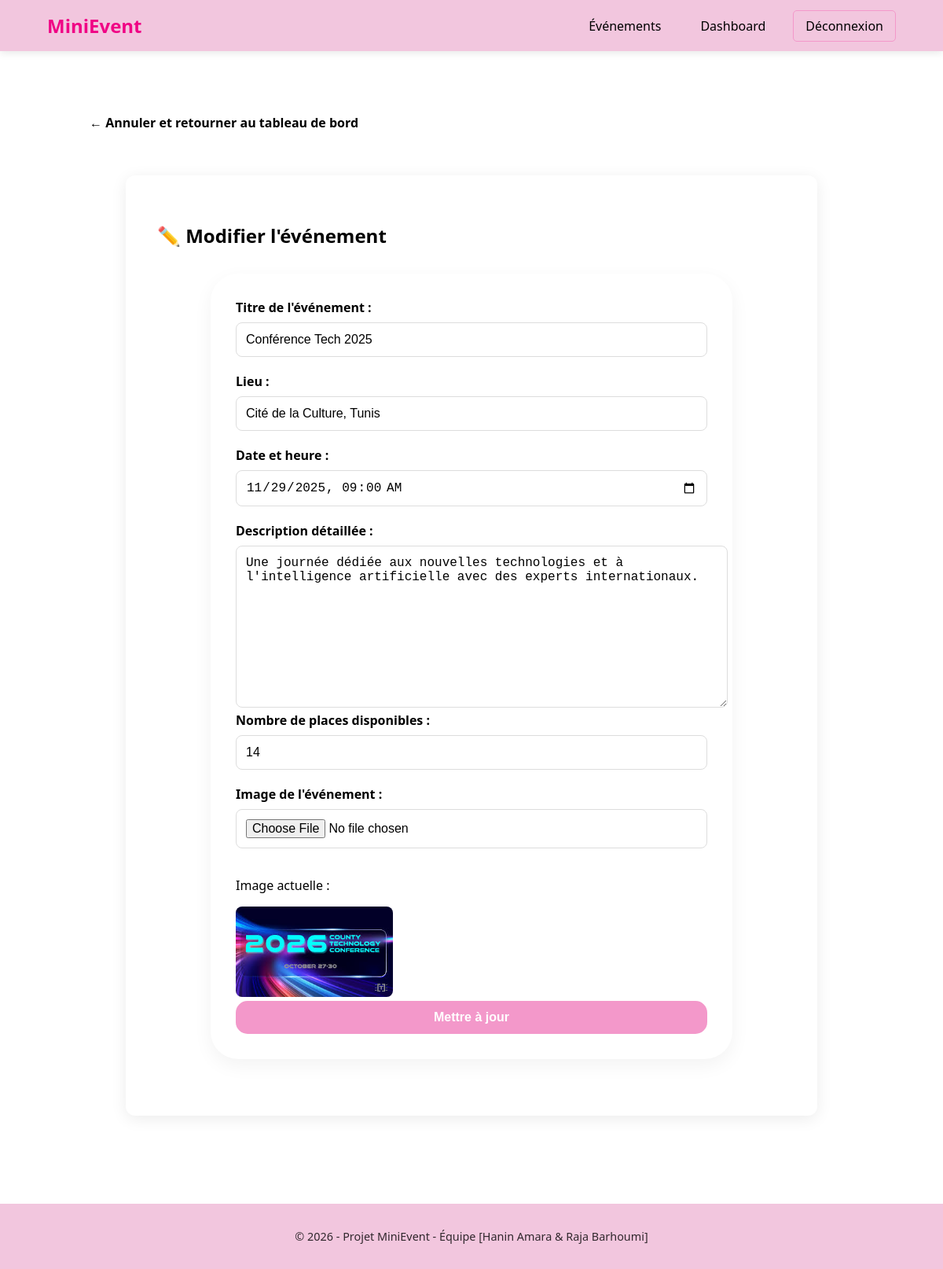
/index.php?action=edit_event&id=1 (signed in), run on the app's committed database.
### tables this page shows
CREATE TABLE `events` (
  `id` int(11) NOT NULL,
  `title` varchar(150) NOT NULL,
  `description` text DEFAULT NULL,
  `date` datetime NOT NULL,
  `location` varchar(100) DEFAULT NULL,
  `seats` int(11) DEFAULT 0,
  `image` varchar(255) DEFAULT NULL
);

### app/controllers/AdminController.php (called while the page is built, shortened)
<?php
class AdminController
{
    private $eventModel;
    public function __construct($db)
    {
        $this->eventModel = new Event($db);
    }
    public function showEventForm($id = null)
    {
        $event = null;
        if ($id) {
            $event = $this->eventModel->getById($id);
        }
        include_once '../app/views/admin/form_event.php';
    }
}

### public/index.php (called while the page is built, shortened)
<?php
require_once '../app/models/Event.php';
require_once '../app/controllers/AdminController.php';
$database = new Database();
$db = $database->getConnection();
$action = $_GET['action'] ?? 'list';
route($action, $db);

### app/models/Event.php (called while the page is built, shortened)
<?php
class Event {
    private $conn;
    private $table_name = "events";
    public function __construct($db) {
        $this->conn = $db;
    }
    public function getById($id) {
        $query = "SELECT * FROM " . $this->table_name . " WHERE id = :id LIMIT 0,1";
        $stmt = $this->conn->prepare($query);
        $stmt->bindParam(':id', $id);
        $stmt->execute();
        return $stmt->fetch(PDO::FETCH_ASSOC);
    }
}
?>

### app/views/admin/form_event.php (the view, shortened to what this page needs)
<?php include_once '../app/views/partials/header.php'; ?>
<div class="container">
    <a href="index.php?action=admin_dashboard" class="btn-back">← Annuler et retourner au tableau de bord</a>
    <div class="form-card">
        <h2><?php echo isset($event) ? "✏️ Modifier l'événement" : "➕ Ajouter un nouvel événement"; ?></h2>
        <form action="index.php?action=save_event" method="POST" enctype="multipart/form-data">
            <div class="form-group">
                <label>Titre de l'événement :</label>
                <input type="text" name="title" value="<?php echo $event['title'] ?? ''; ?>" placeholder="Ex: Masterclass PHP" required>
            </div>
            <div class="form-group">
                <label>Lieu :</label>
                <input type="text" name="location" value="<?php echo $event['location'] ?? ''; ?>" placeholder="Ex: Salle de conférence A" required>
            </div>
            <div class="form-group">
                <label>Date et heure :</label>
                <input type="datetime-local" name="date"
                    value="<?php echo isset($event['date']) ? date('Y-m-d\TH:i', strtotime($event['date'])) : ''; ?>" required>
            </div>
            <div class="form-group">
                <label>Description détaillée :</label>
                <textarea
                    name="description"
                    rows="10"
                    style="width: 100%;"
                    placeholder="Décrivez l'événement en quelques lignes..."><?php echo $event['description'] ?? ''; ?></textarea>
            </div>
            <div class="form-group">
                <label>Nombre de places disponibles :</label>
                <input type="number" name="seats" value="<?php echo $event['seats'] ?? ''; ?>" min="1" required>
            </div>
            <div class="form-group">
                <label>Image de l'événement :</label>
                <input type="file" name="image" accept="image/*">
            </div>
            <?php if (!empty($event['image'])): ?>
                <div class="form-group">
                    <p>Image actuelle :</p>
                    <img src="uploads/events/<?php echo htmlspecialchars($event['image']); ?>"
                        style="max-width: 200px; border-radius: 8px;">
                </div>
            <?php endif; ?>
            <button type="submit" class="btn-save">
                <?php echo isset($event) ? "Mettre à jour" : "Créer l'événement"; ?>
            </button>
        </form>
    </div>
</div>
<?php include_once '../app/views/partials/footer.php'; ?>

### public/style.css (style rules this page uses)
:root { --primary-color: #F2C6DE; --accent-color: #f398ca; --text-light: black; --text-dark: black; --bg-light: #ffffff; --transition: all 0.3s ease; }
body { font-family: 'Segoe UI', Tahoma, Geneva, Verdana, sans-serif; margin: 0; display: flex; flex-direction: column; min-height: 100vh; background-color: var(--bg-light); color: var(--text-dark); }
.container { flex: 1; width: 90%; max-width: 1200px; margin: 20px auto; padding: 20px; }
form { max-width: 600px; background: white; padding: 2rem; border-radius: 35px; box-shadow: 0 8px 25px rgba(0,0,0,0.05); margin: 2rem auto; max-width: 600px; }
form label { display: block; margin-bottom: 8px; font-weight: 600; color: var( --text-dark); }
form input { width: 100%; padding: 12px; margin-bottom: 20px; border: 2px solid #ddd; border-radius: 15px; box-sizing: border-box; transition: var(--transition); }
form button { background-color: var(--accent-color); color: white; padding: 12px 25px; border: none; border-radius: 15px; cursor: pointer; font-size: 1rem; font-weight: bold; width: 100%; transition: var(--transition); }
.btn-back { display: inline-block; margin-bottom: 1.5rem; color: black; text-decoration: none; font-weight: 600; transition: var(--transition); }
.form-card { background: white; max-width: 800px; margin: 2rem auto; padding: 2.5rem; border-radius: 12px; box-shadow: 0 4px 20px rgba(0,0,0,0.08); }
.form-card input, .form-card textarea { width: 100%; padding: 12px; border: 1.5px solid #ddd; border-radius: 8px; font-size: 1rem; transition: border-color 0.3s ease; }
.form-card textarea { min-height: 120px; resize: vertical; }

### data on the page
events: title "Conférence Tech 2025", location "Cité de la Culture, Tunis", date "11/29/2025 09:00", description "Une journée dédiée aux nouvelles technologies et à l'intelligence artificielle avec des experts internationaux.", seats "14", image (picture)
